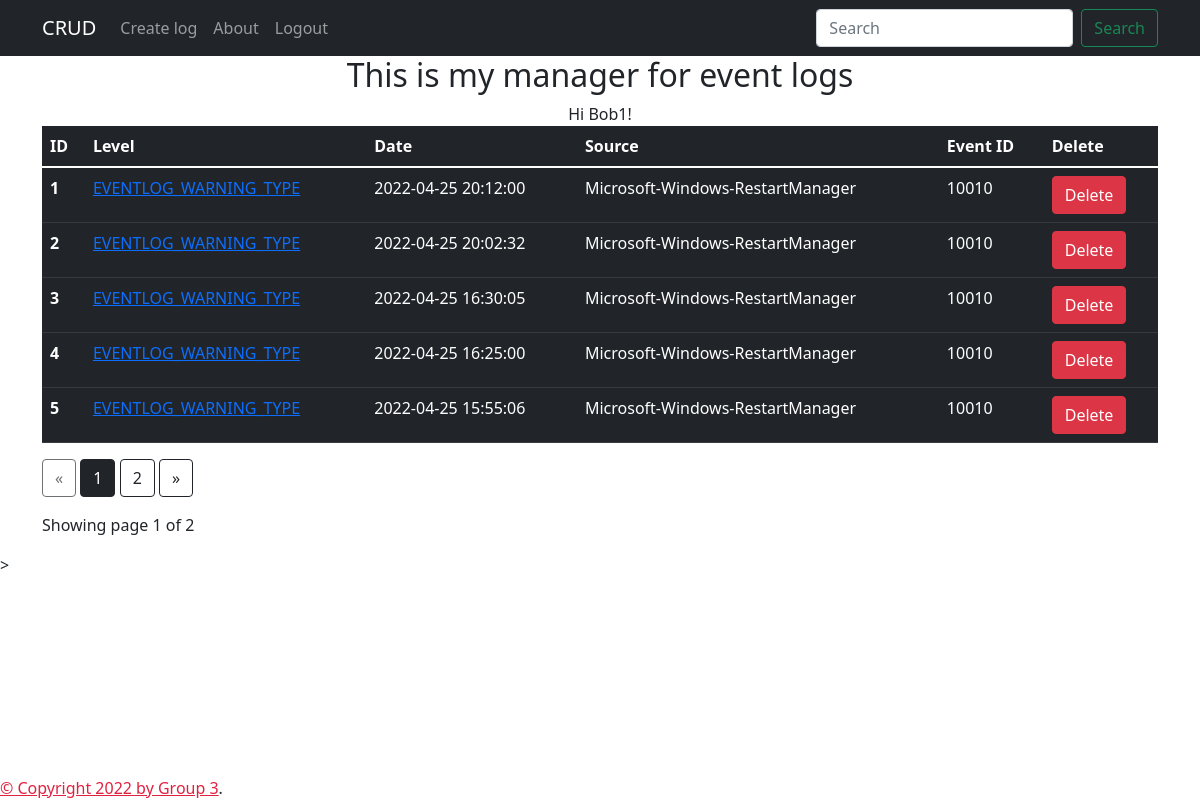
/ (signed in), run on an earlier commit of the app's database.
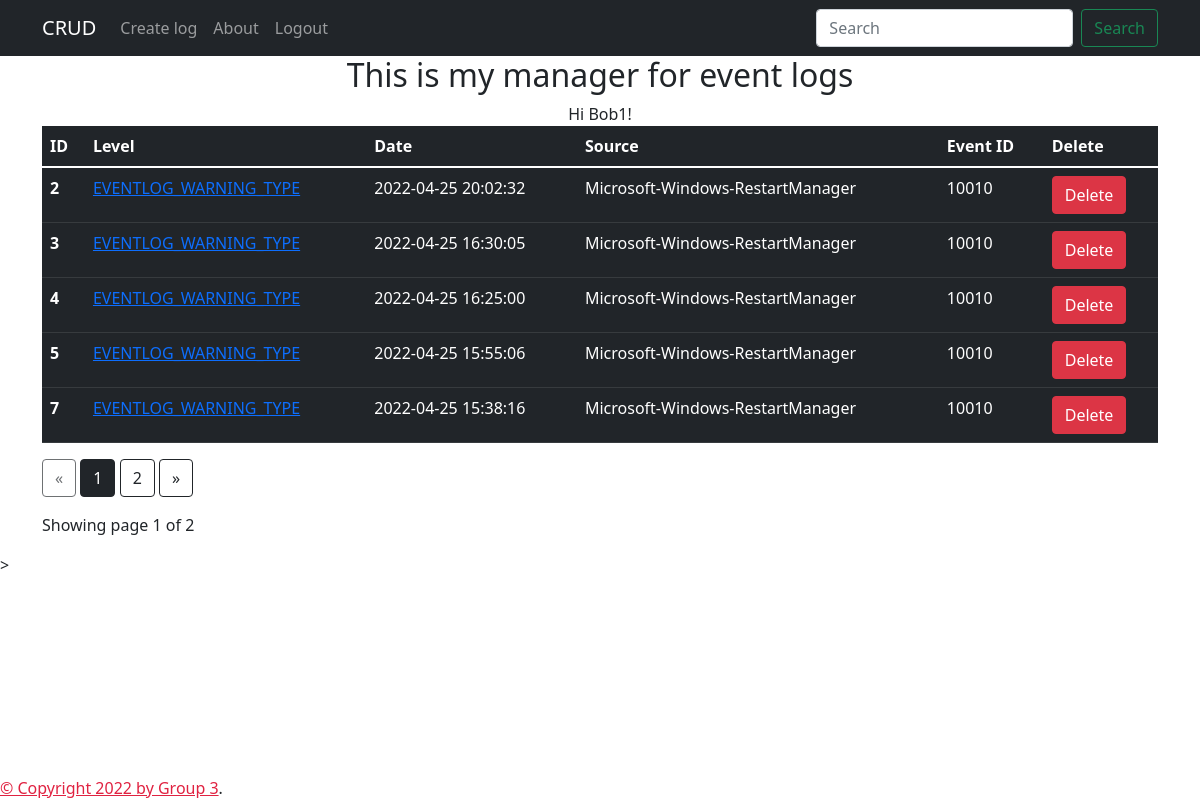
And on a later commit of the database.
### models.py (models this page shows, shortened)
class User(db.Model, UserMixin):
    __tablename__ = "user"
    id = db.Column(db.Integer, primary_key=True)
    username = db.Column(db.String(80), unique=True, nullable=False)
    password = db.Column(db.String(300), nullable=False, unique=True)

class Events_model(db.Model):
    __tablename__ = 'event_errors'
    id = db.Column(db.Integer, primary_key=True)
    level = db.Column(db.String(80))
    date_time = db.Column(db.DateTime, default=datetime.utcnow)
    source = db.Column(db.String(80))
    event_id = db.Column(db.Integer())

### app.py (the view)
@app.route('/')
@login_required
def home():
    page = request.args.get('page', type = int)
    application_logs = Events_model.query.paginate(page = page, per_page = 5)
    return render_template('index.html', application_logs=application_logs, name = current_user), 200
    r

### app.py (called while the page is built)
@login_manager.user_loader
def load_user(user_id):
    return User.query.get(int(user_id))

### templates/index.html (shortened to what this page needs)
{% extends "base.html" %}
{% block content %}
<div class="container" style="text-align: center;width: 100%;">
    <h2> This is my manager for event logs</h2>
     Hi {{ current_user.username }}!
</div>
<div class = "container">
      <table class="table table-dark">
        <thead>
          <tr>
            <th scope="col">ID</th>
            <th scope="col">Level</th>
            <th scope="col">Date</th>
            <th scope="col">Source</th>
            <th scope="col">Event ID</th>
            <th scope="col">Delete</th>
          </tr>
        </thead>
        <tbody>
            {% for application_log in application_logs.items %}
        <a href="#">
          <tr>
            <th scope="row">{{application_log.id}}</th>
            <td><a href='/data/{{application_log.id}}/update'>{{application_log.level}}</a></td>
            <td>{{application_log.date_time}}</td>
            <td>{{application_log.source}}</td>
            <td>{{application_log.event_id}}</td>
            <td><a href='/data/{{application_log.id}}/delete' onclick="return confirm('Are you sure you want to delete this item?');" type="button" class="btn btn-danger">Delete</a></td>
          </tr>
        </a>
          {% endfor %}
        </tbody>
      </table>
<div class="text-right">
  <a href="{{ url_for('home', page=application_logs.prev_num) }}"
     class="btn btn-outline-dark
     {% if application_logs.page == 1 %}disabled{% endif %}">
      &laquo;
  </a>
  {% for page_num in application_logs.iter_pages(left_edge=1, right_edge=1, left_current=1, right_current=2) %}{% if page_num %}
          {% if application_logs.page == page_num %}
          <a href="{{ url_for('home', page=page_num) }}"
             class="btn btn-dark">
              {{ page_num }}
          </a>
          {% else %}
          <a href="{{ url_for('home', page=page_num) }}"
             class="btn btn-outline-dark">
              {{ page_num }}
          </a>
          {% endif %}
      {% else %}
          ...
      {% endif %}
  {% endfor %}    <a href="{{ url_for('home', page=application_logs.next_num) }}"
     class="btn btn-outline-dark
     {% if application_logs.page == application_logs.pages %}disabled{% endif %}">
      &raquo;
  </a>
</div>
<p class="text-right mt-3">
 Showing page {{ application_logs.page }} of {{ application_logs.pages }}
</p>
</div>>
{% endblock %}

### templates/base.html (shortened to what this page needs)
<!doctype html>
<html>
  <head>
    {% block head %}
    <link href="https://cdn.jsdelivr.net/npm/bootstrap@5.1.3/dist/css/bootstrap.min.css" rel="stylesheet">
    {% endblock %}
  </head>
  <body style="background: url('https://source.unsplash.com/twukN12EN7c/1920x1080') no-repeat center center fixed;
  -webkit-background-size: cover;
  -moz-background-size: cover;
  background-size: cover;
  -o-background-size: cover;" >
    <div id="header">{% include 'header.html' %} </div>
    <div id="content">{% block content %}{% endblock %}</div>
    <div class="footer fixed-bottom">
      {% block footer %}
      <a style="color: rgb(224, 34, 65);" href="/about"> &copy; Copyright 2022 by Group 3</a>.
      {% endblock %}
    </div>
  </body>
</html>

### templates/header.html (shortened to what this page needs)
<nav class="navbar navbar-expand-lg navbar-dark bg-dark" aria-label="Eighth navbar example">
    <div class="container">
      <a class="navbar-brand" href="/">CRUD</a>
      <div class="collapse navbar-collapse" id="navbarsExample07">
        <ul class="navbar-nav me-auto mb-2 mb-lg-0">
          <li class="nav-item">
            <a class="nav-link" href="/create">Create log</a>
          </li>
        </ul>
      <div class="collapse navbar-collapse" id="navbarsExample07">
        <ul class="navbar-nav me-auto mb-2 mb-lg-0">
          <li class="nav-item">
            <a class="nav-link" href="/about">About</a>
          </li>
        </ul>
        <div class="collapse navbar-collapse" id="navbarsExample">
          <ul class="navbar-nav me-auto mb-2 mb-lg-0">
            <li class="nav-item">
              {% if current_user.username %}
              <a class="nav-link" href="/logout">Logout</a>
              {% else %}
              <a class="nav-link" href="/login">Login</a>
              {% endif %}
            </li>
          </ul>
        <form class="form-inline my-2 my-lg-0" action="/search" method="POST">
            <div class="d-flex flex-row">
            <input class="form-control mx-2" type="search" placeholder="Search" name="id" aria-label="Search">
            <button class="btn btn-outline-success ml-2 my-sm-0" type="submit">Search</button>
        </div>
        </form>
      </div>
    </div>
  </nav>

What changed in the data, as far as the page shows it:
removed Events_model: id "1", level "EVENTLOG_WARNING_TYPE", date_time "2022-04-25 20:12:00", source "Microsoft-Windows-RestartManager", event_id "10010"
now on this page (row unchanged): Events_model: id "7", level "EVENTLOG_WARNING_TYPE", date_time "2022-04-25 15:38:16", source "Microsoft-Windows-RestartManager", event_id "10010"
